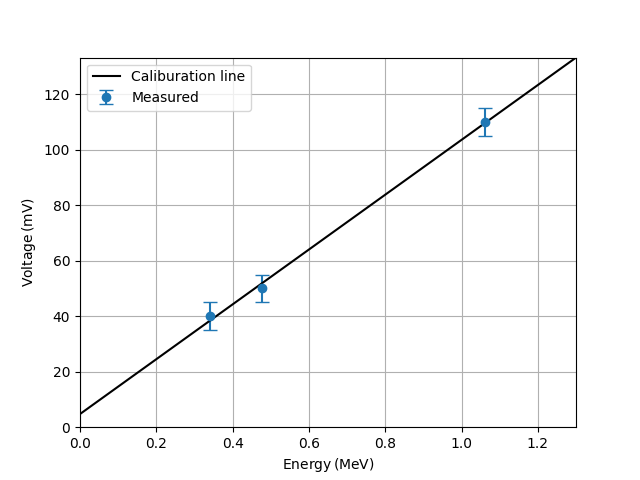

The script that drew this image:
import numpy as np
import matplotlib.pyplot as plt
from scipy.optimize import curve_fit

E1 = [0.478, 0.341, 1.062]
V1 = [50, 40, 110]
dV1 = [5, 5, 5]

def f(x, a, b):
    return a*x + b

#プラシンのフィッティング
popt1, pcov1 = curve_fit(f, E1, V1, p0=[70,9] ,sigma=dV1)

print("a1 = ", popt1[0])
print("a1_err =", np.sqrt(pcov1[0][0]))
print("b1 = ", popt1[1])
print("b1_err =", np.sqrt(pcov1[1][1]))

#プラシンの図
X = 1.3
fig = plt.figure()
plt.errorbar(E1, V1, dV1, fmt='o', capsize=5, label='Measured')#, ecolor = 'black', markeredgecolor='black', color='w')
x = np.linspace(0, X)
y = f(x,popt1[0],popt1[1])
plt.plot(x,y, color='black', label='Caliburation line')

plt.xlim(0, X)
plt.ylim(0, f(X,popt1[0],popt1[1]))
plt.xlabel('Energy$\,$(MeV)')
plt.ylabel('Voltage$\,$(mV)')
plt.legend()
plt.grid()
plt.show()
